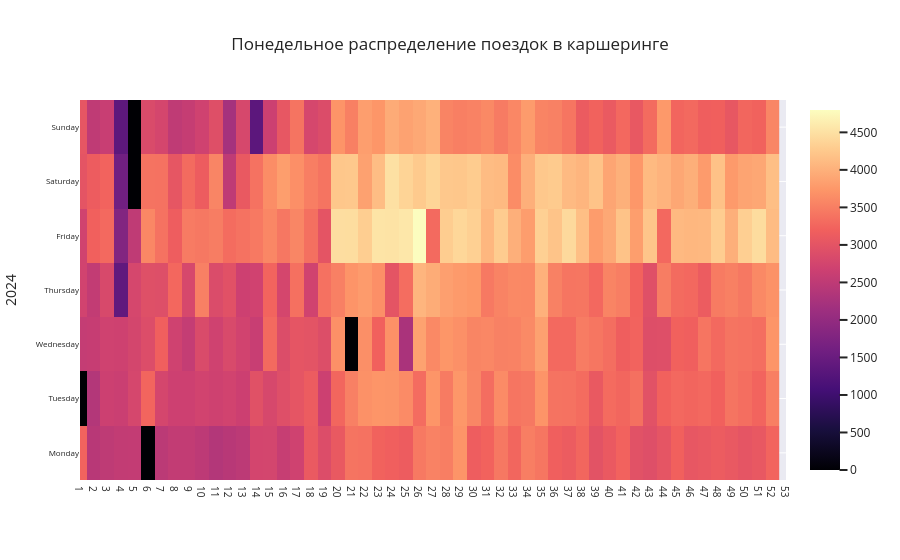

Notebook source saved alongside this figure:
### Code cell
calmap(df_research.groupby(['timestamp'], as_index=False).n_carsharing_start.sum(), 
       title='Понедельное распределение поездок в каршеринге', 
       metric='n_carsharing_start', 
       scale='magma')

### Figure 1 — Plotly figure (JSON) as saved in the notebook; plotly's stock layout.template omitted (floating-point values rounded to 4 significant figures; data arrays with more than 128 entries replaced by an {"elided": "..."} marker saying what was removed)
{"data": [{"coloraxis": "coloraxis", "hovertext": {"elided": "8784 str values"}, "name": "2024", "type": "heatmap", "x": {"elided": "8784 int values"}, "xaxis": "x", "y": {"elided": "8784 str values"}, "yaxis": "y", "z": {"elided": "8784 int values"}}], "layout": {"autosize": true, "coloraxis": {"colorscale": [[0, "#000004"], [0.1111, "#180f3d"], [0.2222, "#440f76"], [0.3333, "#721f81"], [0.4444, "#9e2f7f"], [0.5556, "#cd4071"], [0.6667, "#f1605d"], [0.7778, "#fd9668"], [0.8889, "#feca8d"], [1, "#fcfdbf"]]}, "title": {"text": "Понедельное распределение поездок в каршеринге"}, "xaxis": {"anchor": "y", "domain": [0, 1], "nticks": 53, "range": [1, 53], "tickfont": {"size": 10}, "type": "linear"}, "yaxis": {"anchor": "x", "autorange": true, "domain": [0, 1], "range": [-0.5, 6.5], "tickfont": {"size": 8}, "title": {"text": "2024"}, "type": "category"}}}
